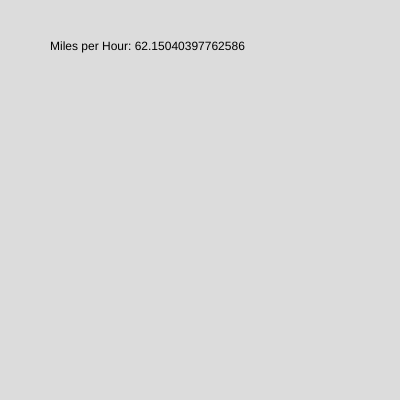
Frame 1 (no input)
Frame 60 (no input): identical to frame 1, image omitted
Frame 120 (the mouse pressed at the canvas centre since frame 60): identical to frame 1, image omitted

The p5.js sketch that drew this single still picture (run headless with seeded random() and noise() and a simulated clock; from frame 60 on, the mouse is pressed at the canvas centre):

// p5.js sketch
// ── sketch.js
var kmph= 0;
var mph= 0;

function setup() {
  createCanvas(400, 400);
}

function draw() {
  background(220);
  
  kmph= 100
  
  mph= kmph / 1.609
  
  text("Miles per Hour: " + mph,50,50)
  
 
  
}
